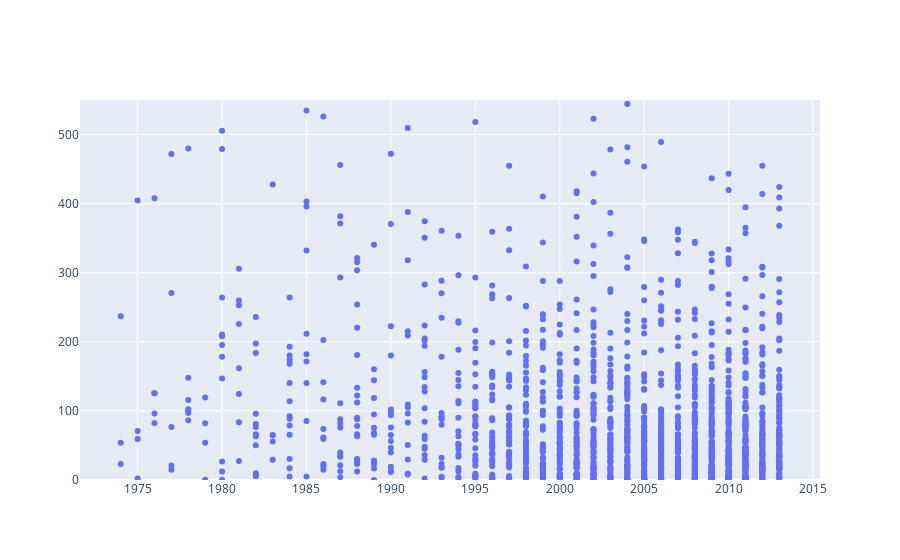

Notebook code cell kept with this figure:
### Markdown cell above
Now imagine a data scientist in your company wants to take a crack at his own model for predicting a movie's revenue.  The data scientist notices, that in general, movies tend to make more money per year.

### Code cell
from graph import build_layout
years = list(map(lambda movie: movie['year'],movies))
years_and_revenues = trace_values(years, domestic_revenues, text = titles)
years_layout = build_layout(y_range = [0, 550])
plot([years_and_revenues], years_layout)

### Figure 1 — Plotly figure (JSON) as saved in the notebook; plotly's stock layout.template omitted (floating-point values rounded to 4 significant figures; data arrays with more than 128 entries replaced by an {"elided": "..."} marker saying what was removed)
{"data": [{"mode": "markers", "name": "data", "text": {"elided": "1776 str values"}, "type": "scatter", "x": {"elided": "1794 int values"}, "y": {"elided": "1776 float values"}}], "layout": {"yaxis": {"range": [0, 550]}}}
